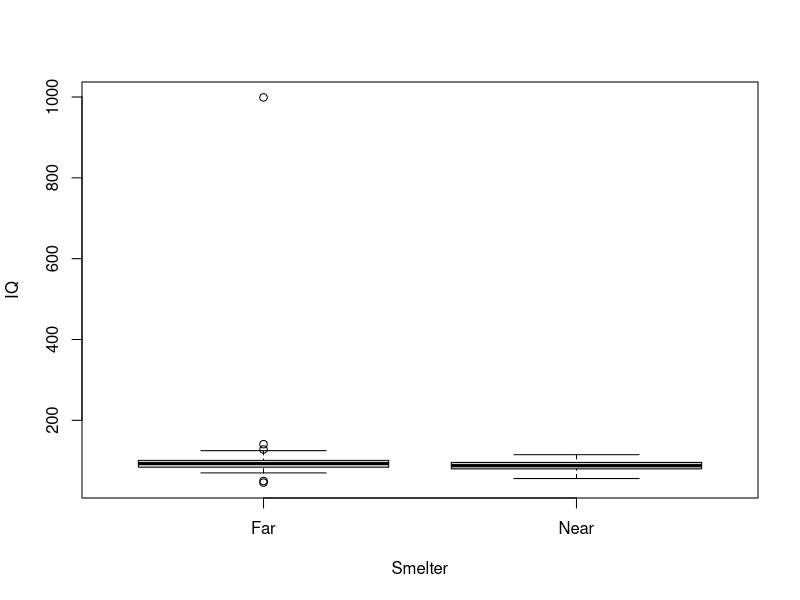

Generate this figure with R:
## ---- chunk 1
knitr::opts_chunk$set(echo = TRUE)

# Load libraries
library(knitr)
## ---- chunk 2
# Read in lead-iq-01.csv
lead_IQ <- read.csv("../DataRaw/lead-iq-01.csv", stringsAsFactors = T)
# Note: Since the report will be generated in the ./Reports folder,
# relative path is used here.

# Print head and tail of the dataset
kable(head(lead_IQ))
kable(tail(lead_IQ))

# Check dimensions
dim(lead_IQ)

# Check variables
summary(lead_IQ)
## ---- chunk 3
boxplot(IQ ~ Smelter, data = lead_IQ)
